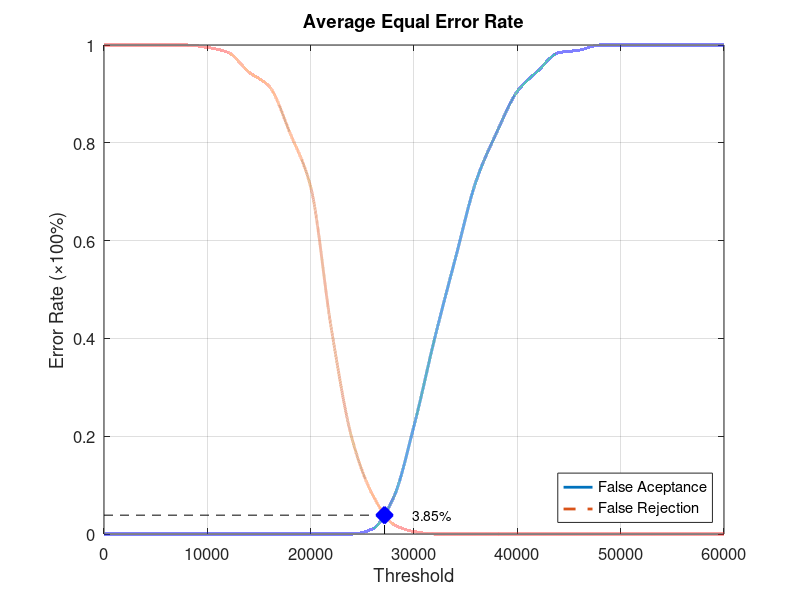
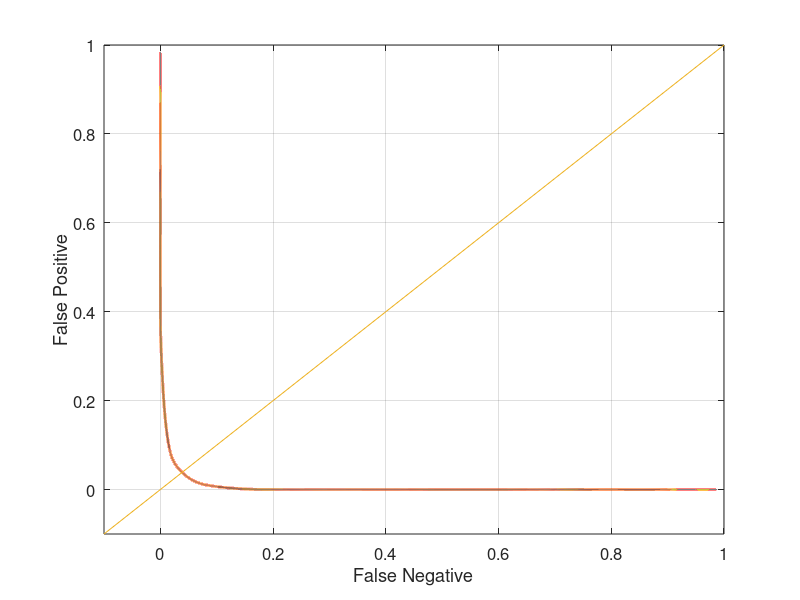

MATLAB code for these plots, in order:
function yEER = Database3_3
close all;
clear;
clc;
x = 0:2000:60000;
xq = 0:0.5:60000;

y0 = [0 0 0 0 0 0 0 0 0 0 0 0 0 0.0105263 0.0736842 0.221053 0.4 0.563158 0.721053 0.821053 0.905263 0.947368 0.984211 0.989474 1 1 1 1 1 1 1];
yy0 = interp1(x, y0, xq, 'pchip');
y1 = [1 1 1 1 1 0.995 0.985 0.945 0.915 0.82 0.71 0.42 0.195 0.08 0.02 0.005 0 0 0 0 0 0 0 0 0 0 0 0 0 0 0];
yy1 = interp1(x, y1, xq, 'pchip');

% Calculating EER: 
y2 = abs(y0 - y1);
find(y2 == min(y2))
yy2 = abs(yy0 - yy1);
xEER = find(yy2 == min(yy2));
xEERIndex = xq(xEER) % X-axis EER
yEER = yy0(xEER) % Y-axis EER

main = figure
plot(xq, yy0,'-','LineWidth', 2);	hold on
plot(xq, yy1,'--','LineWidth', 2);	hold on
plot([xEERIndex xEERIndex], [0 yEER], 'k--');	hold on
plot([0 xEERIndex], [yEER yEER], 'k--');	hold on
plot(xEERIndex, yEER, 'bx', 'LineWidth', 10);	hold on
text(xEERIndex + 10 * xEERIndex / 100, yEER, [num2str(round((10000 * yEER)) / 100) '%'])
legend('False Aceptance', 'False Rejection', 'Location', 'SouthEast')
xlabel('Threshold')
ylabel('Error Rate (\times100%)')
title('Average Equal Error Rate')
set(gca, 'FontSize', 12)
axis([0 60000 0 1])
grid on

print(main, 'Database3_3Main', '-dpng');
FNRxFPR = figure('Color', [1 1 1]);
plot(yy1, yy0, '-', yy1, yy0, 'LineWidth', 2);
hold on
y = -0.1:0.1:1
plot(y, y); 
set(gca, 'FontSize', 12)
xlabel('False Negative')
ylabel('False Positive')
axis([-0.1 1 -0.1 1])
set(gca, 'FontSize', 12)
grid on

print(FNRxFPR, 'Database3_3FNRxFPR','-dpng');
end
